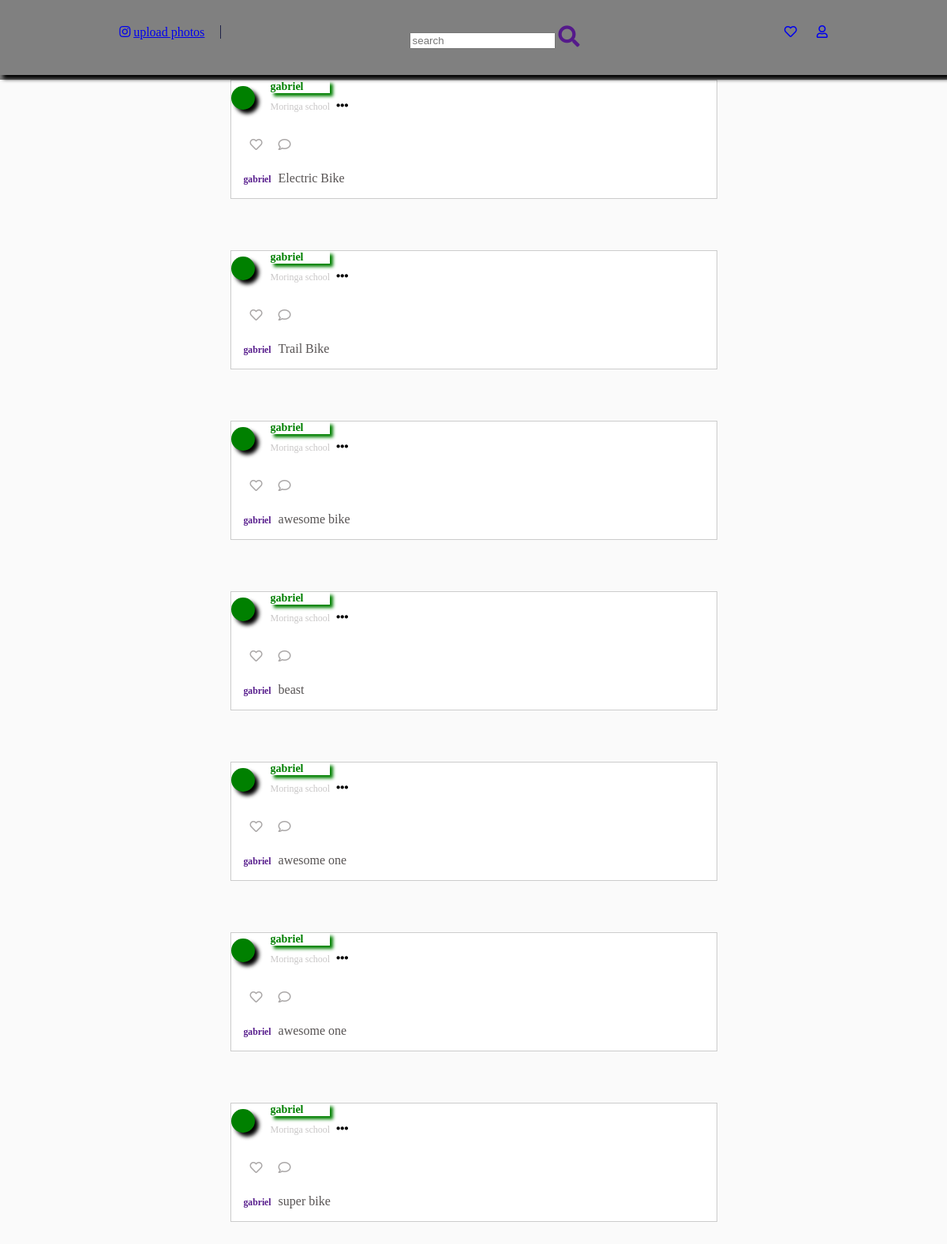
The page / on the database its author committed.
### instagramApp/models.py (models this page shows, shortened)
class Post (models.Model):
    author = models.ForeignKey('auth.User',on_delete=models.CASCADE)
    image = models.ImageField(blank=True,null=True)
    caption = models.TextField()
    create_date = models.DateTimeField(default=timezone.now)

### instagramApp/views.py (the view)
# urls.py: path('',PostListView.as_view(), name ='post'),
class PostListView(ListView):
    template_name="instagramApp/post.html"
    queryset=Post.objects.all()
    context_object_name='posts'

### instagramApp/templates/instagramApp/post.html (shortened to what this page needs)
{% extends 'instagramApp/base.html'%}
{% block content %}
    {% for post in posts %}
        <div class="card">
            <div class="card_header">
                <div class="profile_image">
                </div>
                <div class="post_info">
                    <div class="post_name">{{post.author}}</div>
                    <div class="post_location">
                        Moringa school
                    </div>
                </div>
                <div class="post_options"><i class="fas fa-ellipsis-h"></i></div>
            </div>
            <div class="post_image">
            </div>
            <div class="engagement">
                <a href=""><i class="far fa-heart"></i></a>
                <a href=""><i class="far fa-comment"></i></a>
            </div>
            <div class="caption">
                <a href=""><h3>{{post.author}}</h3></a>
                <span><p>{{post.caption}}</p></span>
            </div>
        </div>
    {% endfor %}
{% endblock %}

### instagramApp/templates/instagramApp/base.html (shortened to what this page needs)
{% load static%}
<!DOCTYPE html>
<html lang="en">
  <head>
    <link
      rel="stylesheet"
      href="https://use.fontawesome.com/releases/v5.15.4/css/all.css"
    />
    <link rel="stylesheet" href="{% static 'css/style.css'%}" />
  </head>
  <body>
    <header>
      <div class="navigation">
        <div class="instalogo">
          <a class="" href="/"><i class="fab fa-instagram"></i></a>
          <a href="create">upload photos</a>
        </div>
        <div class="search_bar">
          <input type="text" placeholder="search" />
          <a class="search" href=""><i class="fas fa-search"></i></a>
        </div>
        <div class="contacts_icons">
          <a class="likes" href="/"><i class="far fa-heart"></i></a>
          <a class="profile" href="/"><i class="far fa-user"></i></a>
        </div>
      </div>
    </header>
    <div class="content_container">
      {% block content %}
      {% endblock %}
    </div>
  </body>
</html>

### instagramApp/static/css/style.css (style rules this page uses)
body { background-color: white; }
header { background-color:gray; border-bottom: 2px; position: fixed; top: 0; width: 100%; z-index: 100; left: 0; }
.post_options { font-size: 15px; display: inline-block; margin: 4px; }
.post_location { font-size: 12px; color: #aaa7a7a2; margin-top: 10px; margin-bottom: 10px; }
.navigation { display: flex; justify-content:center; flex-direction: row; text-align: center; padding: 2rem; flex-wrap: wrap; justify-content: space-around; box-shadow: 4px 5px 5px; }
.content_container { margin-top: 1rem; position: absolute; left: 0px; top: 2rem; width: 100%; }
.post_name { font-size: 14px; font-weight: bolder; color: green; font-weight: 700; padding: 0%; margin: 0%; box-shadow: 4px 4px 4px; }
.post_info { display: inline-block; padding-left: 16px; }
.search_bar a { font-size: 27px; padding-left: 15; }
.card_header { text-decoration: none; color: black; }
.profile_image { display: inline-block; background-color:green; height: 30px; width: 30px; padding: 0; margin: 0; border: 0 solid rgb(0, 0, 0); border-radius: 50%; box-shadow: 5px 5px 5px; }
.likes { text-decoration: none; font-size: 16px; font-weight: 500; margin: 0px 0px 8px; padding: 0px 21px; }
.content_container { background-color: #FAFAFA; padding-top: 0px; position: absolute; width: 100%; left: 0px; top: 85px; }
.caption span { font-weight: 15px; font-weight: 500; color: #575353; display: inline-block; margin-right: 15px; }
.card { background-color: white; margin: 0 auto; width: 615px; height: auto; border: .9px solid #ccc; margin-bottom: 65px }
.engagement { display: inline-block; width: 100%; height: auto; padding: 0px 16px; margin: 4px 0px 0px; }
.engagement a { padding: 0.5rem; color: #AAA7A7; font-weight: 600; font-size: 1rem; }
.caption { display: inline-block; width: 100%; padding: 0px 16px; }
.caption a { font-size: 10px; font-weight: bold; text-decoration: none; display: inline-block; padding-left: -5px; padding-right: 5px; }
body { background-color:gray; }

### rows shown on the page
Post: author "gabriel", caption "Electric Bike"
Post: author "gabriel", caption "Trail Bike"
Post: author "gabriel", caption "awesome bike"
Post: author "gabriel", caption "beast"
Post: author "gabriel", caption "awesome one"
Post: author "gabriel", caption "awesome one"
Post: author "gabriel", caption "super bike"
